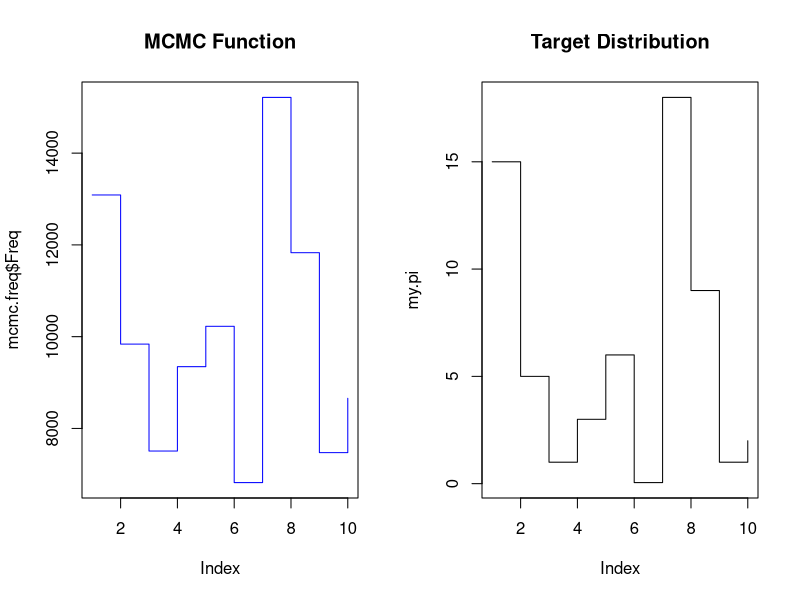

Write R code to recreate this figure.
## ---- chunk 1
my.pi = c(15, 5, 1, 3, 6, 0.05, 18, 9, 1, 2)
m = length(my.pi)
Q = matrix(rep(1, m*m), nrow = m)/m
my.pi
Q
## ---- chunk 2
alpha = function(my.pi, Q){
  if (length(my.pi[my.pi<0]) > 0) stop("Must contain only positive values")
  if (nrow(Q) != ncol(Q) || nrow(Q) != length(my.pi)) stop("Must be a square matrix with the same dimensions as my.pi")
  if (length(which(Q < 0)) > 0) stop("Matrix must contain only positive values")
  if (FALSE %in% apply(Q, 2, function(x) sum(x)==1)) stop("Must be a transitional matrix")
  
  mat = t(my.pi*Q)/(my.pi*Q)
  mat[which(mat > 1)] = 1
  return(mat)
}
a = alpha(my.pi, Q)
## ---- chunk 3
mcmc = function(n, my.pi, K = 20){
  m = length(my.pi)
  Q = matrix(rep(1, m*m), nrow = m)/m
  x = matrix(nrow = K, ncol = n) # Output matrix, n numbers generated for each of K iterations
  
  for (k in 1:K) {
    if (k == 1) {
      i = sample(1:m, n, replace = T) # Starts with n samples of 1 to m
    }
    else{
      i = x[k-1,] # Uses previous row to compare to generated y values
    }
    
    y = sample(rep(1:m, n), n, prob = Q[i,], replace = T)
    bernoulli = rbinom(n,1,prob = a[i,y])
    x[k,] = c(y[which(bernoulli==1)], i[which(bernoulli==0)])
    
  }
  
  return(x)

}
## ---- chunk 4
p.mat = function(my.pi, Q){
  temp.mat = Q*alpha(my.pi, Q)
  temp.mat[which(col(temp.mat)==row(temp.mat))] = 0
  row.sum = 1 - apply(temp.mat, 1, function(x) sum(x))
  
  temp.mat[which(col(temp.mat)==row(temp.mat))] = row.sum
  return(temp.mat)
}

my.pi%*%p.mat(my.pi,Q)

## ---- chunk 5
my.pi = c(15, 5, 1, 3, 6, 0.05, 18, 9, 1, 2)
m = length(my.pi)
Q = matrix(rep(1, m*m), nrow = m)/m
a = alpha(my.pi, Q)

mcmc.test = mcmc(5000, my.pi, K=20)
mcmc.freq = data.frame(table(as.vector(mcmc.test)))
par(mfrow=c(1,2))
plot(mcmc.freq$Freq, type = "s", main = "MCMC Function", col="blue")
plot(my.pi, type = "s", main = "Target Distribution")
